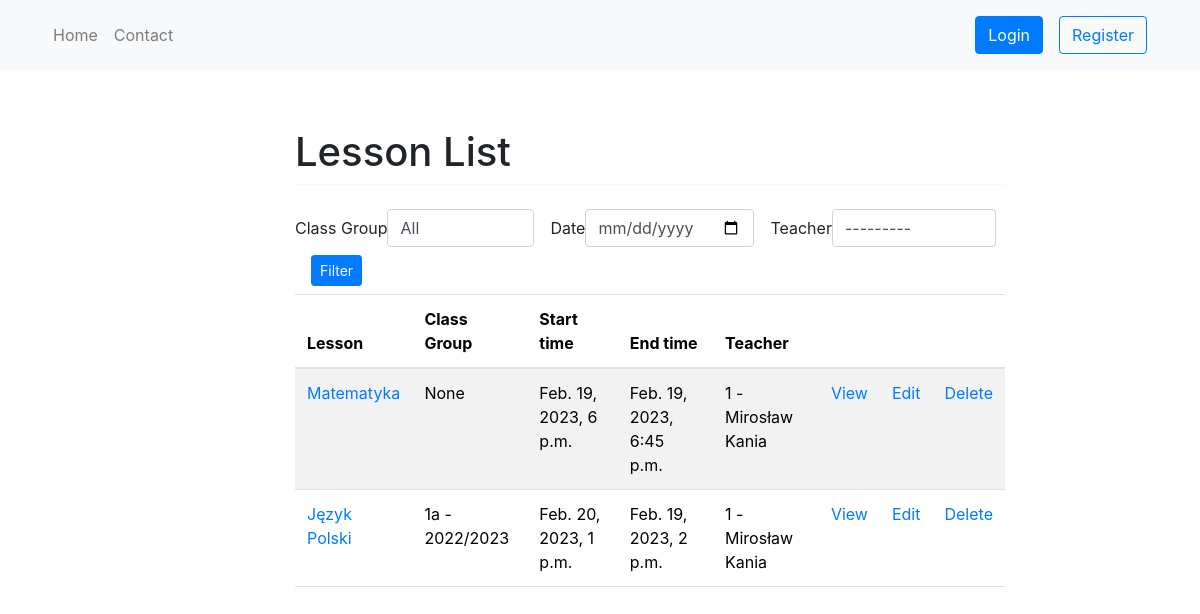
/schedule/, run on an earlier commit of the app's database.
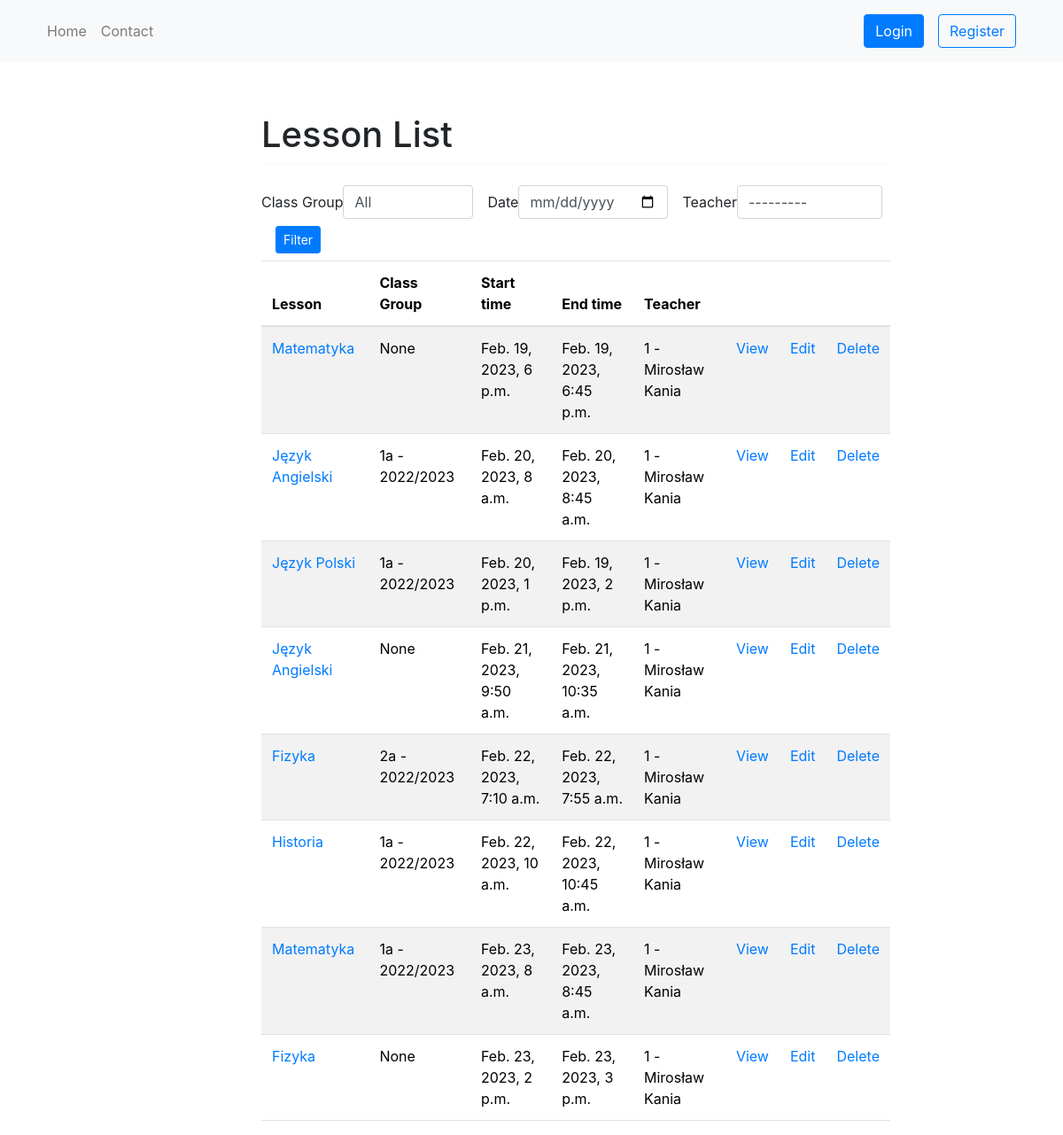
And on a later commit of the database.
### schedule/models.py (models this page shows, shortened)
class Lesson(models.Model):
    subject = models.ForeignKey(Subject, on_delete=models.CASCADE)
    location = models.ForeignKey(Location, on_delete=models.CASCADE)
    start_time = models.DateTimeField()
    end_time = models.DateTimeField()
    students = models.ManyToManyField(Student, blank=True)
    teacher = models.ForeignKey(Teacher, on_delete=models.CASCADE, default=None)
    class_group = models.ForeignKey(ClassGroup, on_delete=models.CASCADE, blank=True, null=True, default=None)
    def get_absolute_url(self):
        return reverse("schedule:lesson-detail", kwargs={"id": self.id})

class Subject(models.Model):
    title = models.CharField(max_length=50)
    def __str__(self):
        return self.title

class ClassGroup(models.Model):
    name = models.CharField(max_length=50)
    members = models.ManyToManyField(Student, through='ClassGroupMembership')
    year = models.CharField(max_length=50, default=None)
    def __str__(self):
        return f'{self.name} - {self.year}'

### users/models.py (models this page shows, shortened)
class Teacher(models.Model):
    user = models.OneToOneField(User, on_delete=models.CASCADE)
    start_date = models.DateField()
    def __str__(self):
        return f'{self.user}'

class User(AbstractUser):
    username = None
    email = models.EmailField(_('email address'), unique=True)
    phone = models.CharField(blank=True, null=True, max_length=16, help_text='Contact phone number')
    address = models.TextField('address', max_length=255, blank=True, null=True)
    date_of_birth = models.DateField(null=True, blank=True)
    USERNAME_FIELD = 'email'
    REQUIRED_FIELDS = []
    objects = CustomUserManager()
    def __str__(self):
        return f'{self.id} - {self.first_name} {self.last_name}'

### schedule/views.py (the view)
# urls.py: path('', LessonListView.as_view(), name='lesson-list'),
class LessonListView(ListView):
    template_name = 'lesson/lesson_list.html'
    context_object_name = 'lessons'
    model = Lesson
    def get_context_data(self, **kwargs):
        context = super().get_context_data(**kwargs)
        form = TimetableTeacherFilterForm(self.request.GET or None)
        context['form'] = form
        return context
    def get_queryset(self):
        queryset = super().get_queryset().order_by('start_time')
        class_group_id = self.request.GET.get('class_group', None)
        date = self.request.GET.get('date', None)
        teacher_id = self.request.GET.get('teacher', None)
        if class_group_id:
            queryset = queryset.filter(class_group_id=class_group_id)
        if date:
            date_obj = datetime.strptime(date, '%Y-%m-%d').date()
            start_date = date_obj - timedelta(days=date_obj.weekday())
            end_date = start_date + timedelta(days=6)
            queryset = queryset.filter(start_time__range=(start_date, end_date)).order_by('start_time')
        if teacher_id:
            queryset = queryset.filter(teacher__id=teacher_id)
        return queryset

### schedule/forms.py
class TimetableTeacherFilterForm(forms.Form):
    class_group = forms.ModelChoiceField(
        queryset=ClassGroup.objects.all(),
        required=False,
        empty_label='All',
        label='Class Group'
    )
    date = forms.DateField(
        widget=DateInput(attrs={'type': 'date'}),
        input_formats=['%Y-%m-%d'], required=False
    )
    teacher = forms.ModelChoiceField(queryset=Teacher.objects.all(), required=False)

### logbook/templatetags/auth_extras.py (called while the page is built)
@register.filter(name='has_group')
def has_group(user, group_name):
    group = Group.objects.get(name=group_name)
    return True if group in user.groups.all() else False

### schedule/templates/lesson/lesson_list.html
{% extends 'base.html' %}
{% load crispy_forms_tags %}
{% block content %}
<h1 class="mt-2">Lesson List</h1>
    <hr class="mt-0 mb-4">
  <form method="get" class="form-inline">
    <div class="form-group mb-2">{{ form.class_group|as_crispy_field }}</div>
    <div class="form-group mx-sm-3 mb-2">{{ form.date|as_crispy_field }}</div>
    <div class="form-group mb-2">{{ form.teacher|as_crispy_field }}</div>
     <div class="form-group mx-sm-3 mb-2"><button type="submit" class="btn btn-primary btn-sm">Filter</button></div>
  </form>
<table class="table table-striped">
        <thead>
            <tr>
                <th>Lesson</th>
                <th>Class Group</th>
                <th>Start time</th>
                <th>End time</th>
                <th>Teacher</th>
                <th></th>
                <th></th>
                <th></th>
            </tr>
        </thead>
        <tbody>
{% for lesson in object_list %}
    <tr>
        <td><a href='{{ lesson.get_absolute_url }}'>{{ lesson.subject }}</a></td>
        <td>{{ lesson.class_group }}</td>
        <td>{{ lesson.start_time }}</td>
        <td>{{ lesson.end_time }}</td>
        <td>{{ lesson.teacher }}</td>
        <td><a href="{% url 'schedule:lesson-detail' lesson.id %}">View</a></td>
        <td><a href="{% url 'schedule:lesson-update' lesson.id %}">Edit</a></td>
        <td><a href="{% url 'schedule:lesson-delete' lesson.id %}">Delete</a></td>
    </tr>
{% endfor %}
        </tbody>
</table>
{% endblock %}

### templates/base.html (shortened to what this page needs)
<!DOCTYPE html>
<html lang="en">
<head>
    {% load static %}
    {% load auth_extras %}
    <link href="{% static 'css/bootstrap.css' %}" rel="stylesheet" type="text/css"/>
    <link rel="stylesheet" href="https://stackpath.bootstrapcdn.com/bootstrap/4.3.1/css/bootstrap.min.css">
</head>
<body>
    {% include 'topnav.html' %}
	<div id="content" name="content" class="main">
		<div class="row justify-content-center">
			<div class="col-8">
                {% block content %}
                {% endblock %}
			</div>
		</div>
	</div>
</body>
</html>

### templates/topnav.html
{% load static %}
<nav class="navbar navbar-expand-lg navbar-light bg-light">
  <div class="container">
      <ul class="navbar-nav me-auto mb-2 mb-lg-0">
        <li class="nav-item">
          <a class="nav-link" href="{% url 'home' %}">Home</a>
        </li>
        <li class="nav-item">
          <a class="nav-link" href="{% url 'contact' %}">Contact</a>
        </li>
      </ul>
    {% if request.user.is_authenticated %}
      <div class="d-flex align-items-center">
        <a class="btn btn-primary m-2" href="{% url 'users:view' user_id=request.user.id %}">{{ request.user.first_name }}</a>
        <a class="btn btn-outline-primary m-2" href="{% url 'users:logout' %}">Logout</a>
      </div>
    {% else %}
      <div class="d-flex align-items-center">
        <a class="btn btn-primary m-2" href="{% url 'users:login' %}">Login</a>
        <a class="btn btn-outline-primary m-2" href="{% url 'users:register' %}">Register</a>
      </div>
      {% endif %}
    </div>
</nav>

### templates/base.html (style rules this page uses)
.main { margin-left:100px; margin-top:50px; padding: 0px 10px; }

What changed in the data, as far as the page shows it:
added Lesson: subject "Język Angielski", class_group "1a - 2022/2023", start_time "Feb. 20, 2023, 8 a.m.", end_time "Feb. 20, 2023, 8:45 a.m.", teacher "1 - Mirosław Kania"
added Lesson: subject "Język Angielski", class_group "None", start_time "Feb. 21, 2023, 9:50 a.m.", end_time "Feb. 21, 2023, 10:35 a.m.", teacher "1 - Mirosław Kania"
added Lesson: subject "Fizyka", class_group "2a - 2022/2023", start_time "Feb. 22, 2023, 7:10 a.m.", end_time "Feb. 22, 2023, 7:55 a.m.", teacher "1 - Mirosław Kania"
added Lesson: subject "Historia", class_group "1a - 2022/2023", start_time "Feb. 22, 2023, 10 a.m.", end_time "Feb. 22, 2023, 10:45 a.m.", teacher "1 - Mirosław Kania"
added Lesson: subject "Matematyka", class_group "1a - 2022/2023", start_time "Feb. 23, 2023, 8 a.m.", end_time "Feb. 23, 2023, 8:45 a.m.", teacher "1 - Mirosław Kania"
added Lesson: subject "Fizyka", class_group "None", start_time "Feb. 23, 2023, 2 p.m.", end_time "Feb. 23, 2023, 3 p.m.", teacher "1 - Mirosław Kania"
